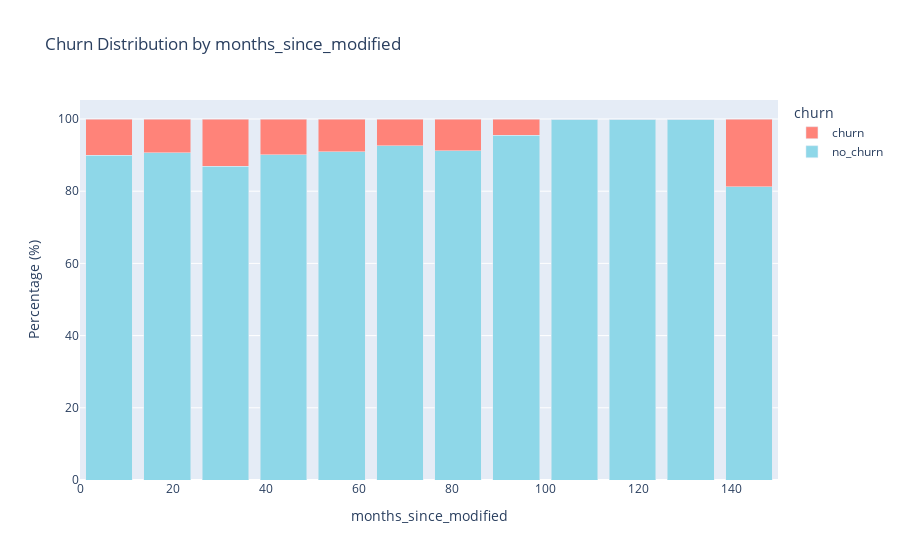

Notebook code cell kept with this figure:
### Code cell
plot_numerical(df, 'months_since_modified', bins = 12)

### Figure 1 — Plotly figure (JSON) as saved in the notebook; plotly's stock layout.template omitted (floating-point values rounded to 4 significant figures)
{"data": [{"marker": {"color": "#8ed7e8"}, "name": "no_churn", "type": "bar", "x": [6.25, 18.75, 31.25, 43.75, 56.25, 68.75, 81.25, 93.75, 106.2, 118.8, 131.2, 143.8], "y": [90.02, 90.62, 86.9, 90.14, 90.97, 92.54, 91.16, 95.45, 100, 100, 100, 81.25]}, {"marker": {"color": "#ff8379"}, "name": "churn", "type": "bar", "x": [6.25, 18.75, 31.25, 43.75, 56.25, 68.75, 81.25, 93.75, 106.2, 118.8, 131.2, 143.8], "y": [9.983, 9.384, 13.1, 9.861, 9.027, 7.458, 8.845, 4.545, 0, 0, 0, 18.75]}], "layout": {"bargap": 0.2, "barmode": "stack", "legend": {"title": {"text": "churn"}}, "title": {"text": "Churn Distribution by months_since_modified"}, "xaxis": {"title": {"text": "months_since_modified"}}, "yaxis": {"title": {"text": "Percentage (%)"}}}}
